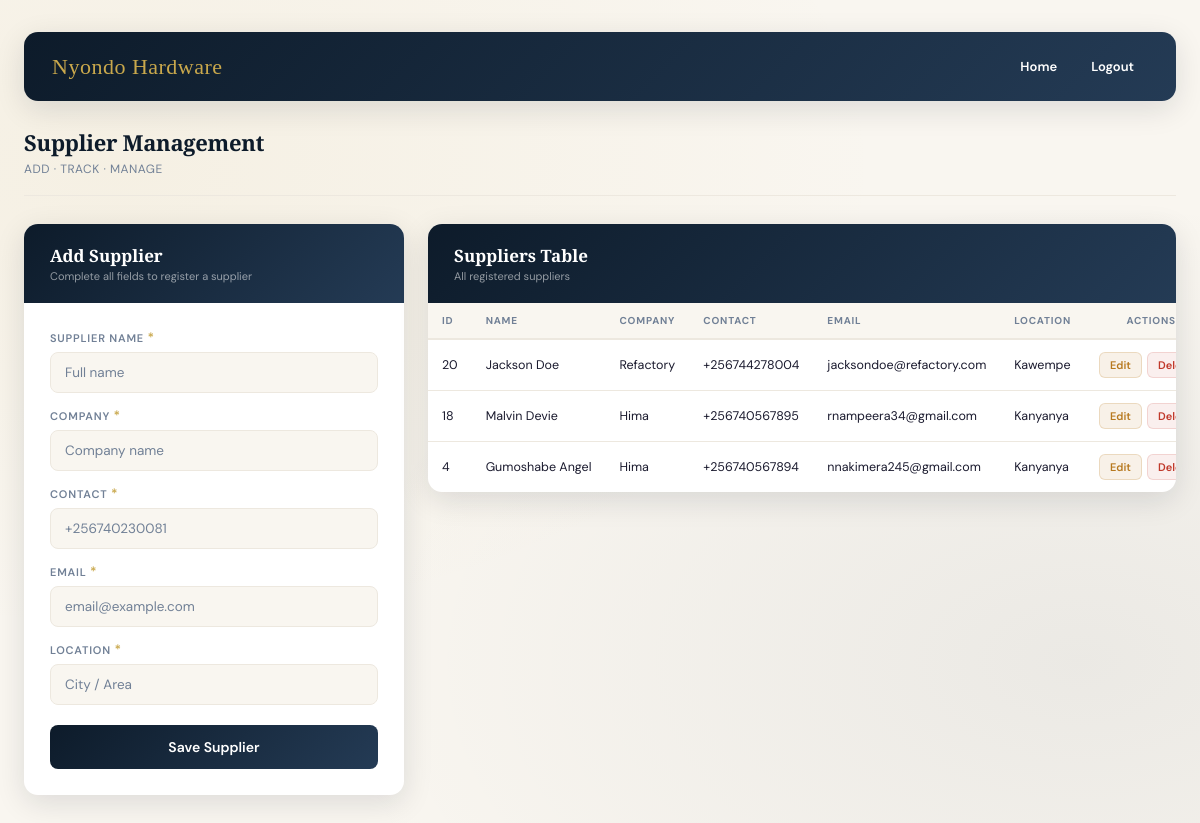
/supplier/ (signed in), run on the app's committed database.
### hardwareapp/models.py (models this page shows, shortened)
class Supplier(models.Model):
    supplier_name = models.CharField(max_length=100)
    company = models.CharField(max_length=100)
    contact = models.CharField(max_length=13, blank=True, null=True)
    email = models.EmailField()
    location = models.CharField(max_length=100)
    created_at = models.DateTimeField(auto_now_add=True)
    updated_at = models.DateTimeField(auto_now=True)

### hardwareapp/views.py (the view, shortened to what this page needs)
# urls.py: path('supplier/', views.suppliers, name='supplier'),
@login_required
def suppliers(request):
    errors = {}
    suppliers = Supplier.objects.all().order_by("-id")
    return render(request, "suppliers.html", {
        "suppliers": suppliers,
        "errors": errors
    })

### hardwareapp/templates/suppliers.html (shortened to what this page needs)
{% load static %}
<!doctype html>
<html lang="en">
  <head>
  </head>
  <body>
    <nav class="top-nav">
      <div class="nav-logo">Nyondo Hardware</div>
      <div class="nav-links">
        <a href="{% url 'index' %}">Home</a>
        <a
          href="{% url 'logout' %}"
          onclick="return confirm('Are you sure you want to log out?');"
        >
          Logout
        </a>
      </div>
    </nav>
    <div class="page-header">
      <h1>Supplier Management</h1>
      <p>Add &middot; Track &middot; Manage</p>
    </div>
    <div class="layout">
      <div class="card">
        <div class="card-header">
          <h2>Add Supplier</h2>
          <p>Complete all fields to register a supplier</p>
        </div>
        <div class="form-body">
          <form method="POST" novalidate>
            <div class="field-group">
              <label>Supplier Name <span class="req">*</span></label>
              <input
                type="text"
                name="supplier_name"
                placeholder="Full name"
                value="{{ request.POST.supplier_name }}"
                class="{% if errors.supplier_name %}input-error{% endif %}"
              />
            </div>
            <div class="field-group">
              <label>Company <span class="req">*</span></label>
              <input
                type="text"
                name="company"
                placeholder="Company name"
                value="{{ request.POST.company }}"
                class="{% if errors.company %}input-error{% endif %}"
              />
            </div>
            <div class="field-group">
              <label>Contact <span class="req">*</span></label>
              <input
                type="text"
                name="contact"
                placeholder="+256740230081"
                value="{{ request.POST.contact }}"
                class="{% if errors.contact %}input-error{% endif %}"
                minlength="13"
                maxlength="13"
              />
            </div>
            <div class="field-group">
              <label>Email <span class="req">*</span></label>
              <input
                type="text"
                name="email"
                placeholder="email@example.com"
                value="{{ request.POST.email }}"
                class="{% if errors.email %}input-error{% endif %}"
              />
            </div>
            <div class="field-group">
              <label>Location <span class="req">*</span></label>
              <input
                type="text"
                name="location"
                placeholder="City / Area"
                value="{{ request.POST.location }}"
                class="{% if errors.location %}input-error{% endif %}"
              />
            </div>
            <button type="submit" class="btn-submit">Save Supplier</button>
          </form>
        </div>
      </div>
      <div class="card">
        <div class="card-header">
          <h2>Suppliers Table</h2>
          <p>All registered suppliers</p>
        </div>
        <div class="table-wrapper">
          <table>
            <thead>
              <tr>
                <th>ID</th>
                <th>Name</th>
                <th>Company</th>
                <th>Contact</th>
                <th>Email</th>
                <th>Location</th>
                <th>Actions</th>
              </tr>
            </thead>
            <tbody>
              {% for supplier in suppliers %}
              <tr>
                <td>{{ supplier.id }}</td>
                <td>{{ supplier.supplier_name }}</td>
                <td>{{ supplier.company }}</td>
                <td>{{ supplier.contact }}</td>
                <td>{{ supplier.email }}</td>
                <td>{{ supplier.location }}</td>
                <td>
                  <div class="actions">
                    <a
                      href="{% url 'edit_supplier' supplier.id %}"
                      class="action-btn btn-edit"
                      >Edit</a
                    >
                    <a
                      href="{% url 'delete_supplier' supplier.id %}"
                      class="action-btn btn-delete"
                      onclick="
                        return confirm(
                          'Are you sure you want to delete this supplier? This action cannot be undone!',
                        );
                      "
                    >
                      Delete
                    </a>
                  </div>
                </td>
              </tr>
              {% endfor %}
            </tbody>
          </table>
        </div>
      </div>
    </div>
  </body>
</html>

### hardwareapp/templates/suppliers.html (style rules this page uses)
:root { --navy: #0d1b2a; --navy-mid: #1a2e45; --navy-light: #243b55; --gold: #c9a84c; --gold-light: #e8c97a; --cream: #f9f6f0; --cream-dark: #ede8df; --text-dark: #1a1a2e; --text-mid: #4a5568; --text-light: #718096; --white: #ffffff; --danger: #c0392b; --warn: #b7791f; --shadow-md: 0 8px 30px rgba(13, 27, 42, 0.12); --radius: 14px; --radius-sm: 8px; }
*, *::before, *::after { margin: 0; padding: 0; box-sizing: border-box; }
body { font-family: "DM Sans", sans-serif; background: var(--cream); background-image: radial-gradient( ellipse at 10% 20%, rgba(201, 168, 76, 0.08) 0%, transparent 50% ), radial-gradient( ellipse at 90% 80%, rgba(13, 27, 42, 0.06) 0%, transparent 50% ); min-height: 100vh; padding: 32px 24px; color: var(--text-dark); }
.top-nav { background: linear-gradient( 135deg, var(--navy) 0%, var(--navy-light) 100% ); padding: 18px 28px; border-radius: var(--radius); margin-bottom: 26px; display: flex; justify-content: space-between; align-items: center; flex-wrap: wrap; gap: 12px; box-shadow: var(--shadow-md); }
.nav-logo { font-family: "Playfair Display", serif; font-size: 22px; color: var(--gold); letter-spacing: 0.5px; }
.nav-links { display: flex; align-items: center; flex-wrap: wrap; gap: 6px; }
.nav-links a { text-decoration: none; color: var(--white); padding: 8px 14px; border-radius: var(--radius-sm); font-size: 13px; font-weight: 600; transition: all 0.25s; }
.page-header { margin-bottom: 28px; padding-bottom: 18px; border-bottom: 1px solid var(--cream-dark); }
.page-header h1 { font-family: "Playfair Display", serif; font-size: 22px; color: var(--navy); letter-spacing: -0.3px; }
.page-header p { font-size: 12px; color: var(--text-light); margin-top: 4px; text-transform: uppercase; letter-spacing: 0.5px; }
.layout { display: grid; grid-template-columns: 380px 1fr; gap: 24px; align-items: start; }
.card { background: var(--white); border-radius: var(--radius); box-shadow: var(--shadow-md); overflow: hidden; animation: fadeSlideUp 0.4s ease both; }
.card:nth-child(2) { animation-delay: 0.08s; }
.card-header { background: linear-gradient( 135deg, var(--navy) 0%, var(--navy-light) 100% ); padding: 20px 26px; }
.card-header h2 { font-family: "Playfair Display", serif; font-size: 17px; color: var(--white); }
.card-header p { font-size: 11px; color: rgba(255, 255, 255, 0.55); margin-top: 2px; }
.form-body { padding: 26px; }
.field-group { margin-bottom: 14px; }
.field-group label { display: block; font-size: 11px; font-weight: 600; color: var(--text-light); letter-spacing: 0.8px; text-transform: uppercase; margin-bottom: 6px; }
.field-group label .req { color: var(--gold); font-size: 13px; }
.field-group input { width: 100%; padding: 11px 14px; border: 1.5px solid var(--cream-dark); border-radius: var(--radius-sm); font-size: 13.5px; font-family: "DM Sans", sans-serif; color: var(--text-dark); background: var(--cream); transition: border-color 0.2s, box-shadow 0.2s, background 0.2s; }
.field-group input::placeholder { color: var(--text-light); }
.btn-submit { width: 100%; margin-top: 6px; padding: 13px; background: linear-gradient( 135deg, var(--navy) 0%, var(--navy-light) 100% ); color: var(--white); border: none; border-radius: var(--radius-sm); font-family: "DM Sans", sans-serif; font-size: 14px; font-weight: 600; cursor: pointer; transition: all 0.25s; }
.table-wrapper { overflow-x: auto; }
table { width: 100%; border-collapse: collapse; font-size: 12.5px; }
thead tr { background: var(--cream); border-bottom: 2px solid var(--cream-dark); }
th { padding: 11px 14px; text-align: left; font-size: 10px; font-weight: 700; color: var(--text-light); letter-spacing: 0.8px; text-transform: uppercase; white-space: nowrap; }
th:last-child { text-align: center; }
tbody tr { border-bottom: 1px solid var(--cream-dark); transition: background 0.15s; }
tbody tr:last-child { border-bottom: none; }
td { padding: 12px 14px; color: var(--text-dark); vertical-align: middle; white-space: nowrap; }
.actions { display: flex; gap: 5px; justify-content: center; }
.action-btn { display: inline-flex; align-items: center; padding: 5px 10px; border-radius: 6px; font-size: 11px; font-weight: 600; text-decoration: none; transition: all 0.2s; font-family: "DM Sans", sans-serif; }
.btn-edit { background: rgba(183, 121, 31, 0.1); color: var(--warn); border: 1px solid rgba(183, 121, 31, 0.2); }
.btn-delete { background: rgba(192, 57, 43, 0.08); color: var(--danger); border: 1px solid rgba(192, 57, 43, 0.15); }

### data on the page
Supplier: id "20", supplier_name "Jackson Doe", company "Refactory", contact "+256744278004", email "jacksondoe@refactory.com", location "Kawempe"
Supplier: id "18", supplier_name "Malvin Devie", company "Hima", contact "+256740567895", email "rnampeera34@gmail.com", location "Kanyanya"
Supplier: id "4", supplier_name "Gumoshabe Angel", company "Hima", contact "+256740567894", email "nnakimera245@gmail.com", location "Kanyanya"
